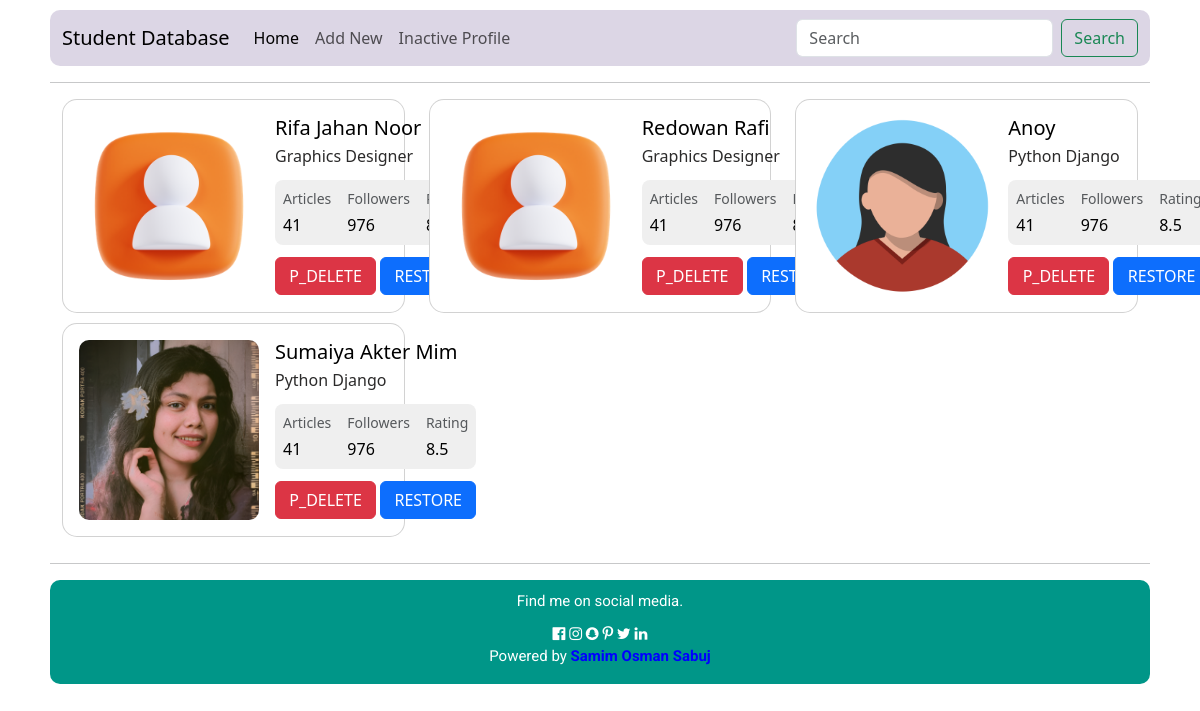
/inactive_profile/, run on the app's committed database.
### student_database/models.py (models this page shows, shortened)
class trash_profile(models.Model):
    YOUR_OCCUPATION = (
        ('Student', 'Student'),
        ('Job Holder', 'Job Holder'),
        ('Business', 'Business'),
        ('Teacher', 'Teacher'),
        ('Unemployed', 'Unemployed')
    )
    GENDER = (
        ('Male', 'Male'),
        ('Female', 'Female'),
        ('Others', 'Others')
    )
    name = models.CharField(max_length=30)
    phone_number = models.TextField(max_length=14)
    email = models.EmailField(max_length=40)
    date_of_birth = models.DateField()
    image = models.ImageField(upload_to='profil_pic', default='profile_default_icon.png')
    gender = models.CharField(choices=GENDER, max_length=10, default='Male')
    occupation = models.CharField(choices=YOUR_OCCUPATION, max_length=10, default='Student')
    address = models.TextField(max_length=100)
    course_name = models.CharField(max_length=30)
    previous_id = models.IntegerField(default=0)

### student_database/views.py (the view)
# urls.py: path('inactive_profile/', inactive_profile, name='inactive_profile'),
def inactive_profile(request):
    inactive_prof = trash_profile.objects.all()
    return render(request, 'inactive_profile.html', locals())

### templates/inactive_profile.html (shortened to what this page needs)
{% extends 'base.html' %}
{% block body_content %}
<div class="container h-100">
    <div class="row d-flex justify-content-right align-items-right h-100">
        {% for prof in inactive_prof %}
        <div class="col col-md-9 col-lg-7 col-xl-4" style="margin-bottom: 10px;">
            <div class="card" style="border-radius: 15px;">
                <div class="card-body p-3">
                    <div class="d-flex text-black">
                        <div class="flex-shrink-0">
                            <img src="{{prof.image.url}}"
                                alt="Generic placeholder image" class="img-fluid"
                                style="width: 180px; border-radius: 10px;">
                        </div>
                        <div class="flex-grow-1 ms-3">
                            <h5 class="mb-1"><a>{{prof.name}}</a></h5>
                            <p class="mb-2 pb-1" style="color: #2b2a2a;">{{prof.course_name}}</p>
                            <div class="d-flex justify-content-start rounded-3 p-2 mb-2"
                                style="background-color: #efefef;">
                                <div>
                                    <p class="small text-muted mb-1">Articles</p>
                                    <p class="mb-0">41</p>
                                </div>
                                <div class="px-3">
                                    <p class="small text-muted mb-1">Followers</p>
                                    <p class="mb-0">976</p>
                                </div>
                                <div>
                                    <p class="small text-muted mb-1">Rating</p>
                                    <p class="mb-0">8.5</p>
                                </div>
                            </div>
                            <div class="d-flex pt-1">
                                <a class="btn btn-danger me-1 flex-grow-1" href="{% url 'p_delete' prof.id %}" style="box-sizing: unset;">P_DELETE</a>
                                <a class="btn btn-primary flex-grow-1" href="{% url 'restore' prof.id %}">RESTORE</a>
                            </div>
                        </div>
                    </div>
                </div>
            </div>
        </div>
        {% endfor %}
    </div>
</div>
{% endblock %}

### data on the page
trash_profile: image (placeholder picture), name "Rifa Jahan Noor", course_name "Graphics Designer"
trash_profile: image (placeholder picture), name "Redowan Rafi", course_name "Graphics Designer"
trash_profile: image (picture), name "Anoy", course_name "Python Django"
trash_profile: image (picture), name "Sumaiya Akter Mim", course_name "Python Django"
